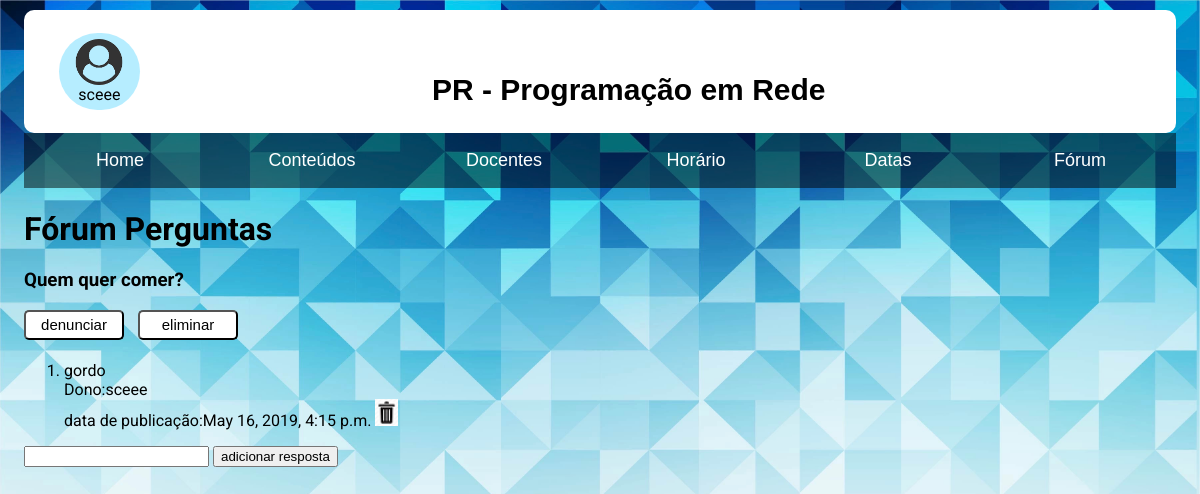
The app's page /modulo/forum/10/detalhepostforum/ (signed in) with its own data.
### modulo/models.py (models this page shows, shortened)
class Questao(models.Model):
    questao_texto = models.CharField(max_length=200)
    pub_data =models.DateTimeField('data de publicacao')
    username = models.CharField(max_length=200,default='')

class Resposta(models.Model):
    questao = models.ForeignKey(Questao,
    on_delete=models.CASCADE)
    resposta_texto = models.CharField(max_length=200)
    resposta_dono = models.CharField(max_length=200)
    resposta_pub_data = models.DateTimeField('data de publicacao')
    path= models.CharField(default='', max_length=200)

### modulo/views.py (the view)
# urls.py: url(r'^forum/(?P<questao_id>[0-9]+)/detalhepostforum/$', views.detalhepostforum, name= 'detalhepostforum'),
def detalhepostforum(request, questao_id):
    questao = Questao.objects.get(pk=questao_id)
    visualizacoes = questao.visualizacao_set.all()
    ids=[]
    for vis in visualizacoes:
        ids.append(vis.id_aluno)
    if request.user.id not in ids:
        questao.visualizacao_set.create(id_aluno=request.user.id)
    denunciante = questao.denuncia_set.filter(nome_denunciante=request.user.username)
    denunciante_resposta ={}
    for resposta in questao.resposta_set.all():
        denunciante_resposta[resposta.id]=resposta.denuncia_resposta_set.filter(nome_denunciante=request.user.username)
    questao.save()
    vis=len(questao.visualizacao_set.all())
    return render(request, 'modulo/forum/detalhepostforum.html',{'questao':questao,'denunciante':denunciante,'denunciante_resposta':denunciante_resposta,'vis':vis})

### modulo/templates/modulo/forum/detalhepostforum.html (shortened to what this page needs)
{% extends 'modulo/index.html' %}
{% load staticfiles %}
{% block body %}
<h1>Fórum Perguntas</h1>
<div class="zona">
    <h3>{{ questao.questao_texto }}</h3>
    {% if not denunciante %}
    <a href="{% url 'modulo:denunciar_post' questao.id%}">
        <button class="small">denunciar</button>
    </a>
    {% endif %}
    {% if user.username == questao.username %}
    <a href="{% url 'modulo:apagar_questao' questao.id%}">
        <button class="small">eliminar</button>
    </a>
    {% endif %}
    <ol>
        {% for resposta in questao.resposta_set.all %}
        <li>{{ resposta.resposta_texto }}<br>
            Dono:{{resposta.resposta_dono}}<br>
            data de publicação:{{resposta.resposta_pub_data}}
            {% if user.username == resposta.resposta_dono %}
            <a href="{% url 'modulo:apagar_resposta' resposta.id%}">
                <img class="delete" src="{% static 'modulo/recycle-icon.png' %}">
            </a>
            {% endif %}
        </li>
        {% endfor %}
    </ol>
    <form action="{% url 'modulo:adicionarresposta' questao.id %}" method="post" enctype="multipart/form-data">
        <input type="text" name="resposta" required>
        <input type="submit" value="adicionar resposta">
    </form>
</div>
{% endblock %}

### modulo/templates/modulo/index.html (shortened to what this page needs)
{% load staticfiles %}
<html lang="en">
<head>
    <link rel="stylesheet" type="text/css" href="{% static 'modulo/styles/menu.css' %}" />
    <link rel="stylesheet" type="text/css" href="{% static 'modulo/styles/header.css' %}" />
    <link rel="stylesheet" type="text/css" href="{% static 'modulo/styles/home.css' %}" />
    <link rel="stylesheet" type="text/css" href="{% static 'modulo/styles/horario.css' %}" />
    <link rel="stylesheet" type="text/css" href="{% static 'modulo/styles/docentes.css' %}" />
    <link rel="stylesheet" type="text/css" href="{% static 'modulo/styles/forum.css' %}"/>
    <link rel="stylesheet" type="text/css" href="{% static 'modulo/styles/datasdasavaliacoes.css' %}"/>
</head>
<body>
<header>
        <div class="utilizador">
            <a href="{% url 'modulo:utilizador' %}">
                <img src="{% static 'modulo/styles/User.png' %}">
            </a>
            <div class="nomeUser">{{ user.username }}</div>
        </div>
        <div class="titulo">
            PR - Programação em Rede
        </div>
</header>
<section>
    <nav>
        <ul class="main__menu">
            <li class="list-item"><a class="home item--js" href="{% url 'modulo:index' %}"><span>Home</span></a></li>
            <li class="list-item"><a class="about item--js" href="{% url 'modulo:conteudos' %}"><span>Conteúdos</span></a></li>
            <li class="list-item"><a class="widget item--js" href="{% url 'modulo:docentes' %}"><span>Docentes</span></a></li>
            <li class="list-item"><a class="kabobs item--js" href="{% url 'modulo:horario' 1 %}"><span>Horário</span></a></li>
            <li class="list-item"><a class="contact item--js" href="{% url 'modulo:datasdasavaliacoes' %}"><span>Datas</span></a></li>
            <li class="list-item"><a class="forum item--js" href="{% url 'modulo:forum' %}"><span>Fórum</span></a></li>
        </ul>
    </nav>
</section>
{% block body %}{% endblock %}
</body>
</html>

### modulo/static/modulo/styles/menu.css (style rules this page uses)
*, *::before, *::after { box-sizing: border-box; }
body { background: linear-gradient(90deg, #3f4593, #5960bd); margin: 0; }
ul { list-style: none; margin: 0; padding: 0; }
a { text-decoration: none; color: inherit; }
.main__menu { display: grid; grid-template-columns: repeat(6, 1fr); margin-bottom: 0px; }
.main__menu .list-item a { display: flex; justify-content: center; align-items: center; flex-direction: column; height: 55px; color: #fff; cursor: unset; }
.main__menu .list-item a span { font: 500 18px Helvetica, Arial, Verdana, sans-serif; order: 2; }
.main__menu .list-item a { background: rgba(0,0,0,0.5); }

### modulo/static/modulo/styles/header.css (style rules this page uses)
html body { min-height: 100%; margin: 10px 2% 10px 2%; }
body { background-image: url(../background5.jpg); background-attachment: fixed; background-repeat: no-repeat; background-size: cover; background-color: rgb(236,235,235); }
header { background-color: white; width: 100%; border-radius: 10px; }
.utilizador { display: inline-block; margin: 2% 0% 2% 3%; padding: 0.5%; background-color: rgba(110,220,255,0.5); border-radius: 40px; }
.utilizador img { width: 70px; }
.nomeUser { margin-left: 20%; }
.titulo { display: inline; margin-left: 25%; text-align: center; font: bold 30px arial, sans-serif; }

### modulo/static/modulo/styles/docentes.css (style rules this page uses)
body { background-color: #f0f0f0; font-family: roboto; }

### modulo/static/modulo/styles/forum.css (style rules this page uses)
button.small { height: 30px; width: 100px; background-color: white; border-radius: 5px; margin: 0 10px 5px 0; font: 15px Helvetica, Arial, Verdana, sans-serif; }
.delete { width: 23px; height: 27px; }

### records on screen
Questao: questao_texto "Quem quer comer?"
Resposta: resposta_texto "gordo", resposta_dono "sceee", resposta_pub_data "May 16, 2019, 4:15 p.m."

### other values on screen
{{ user.username }} "sceee"
